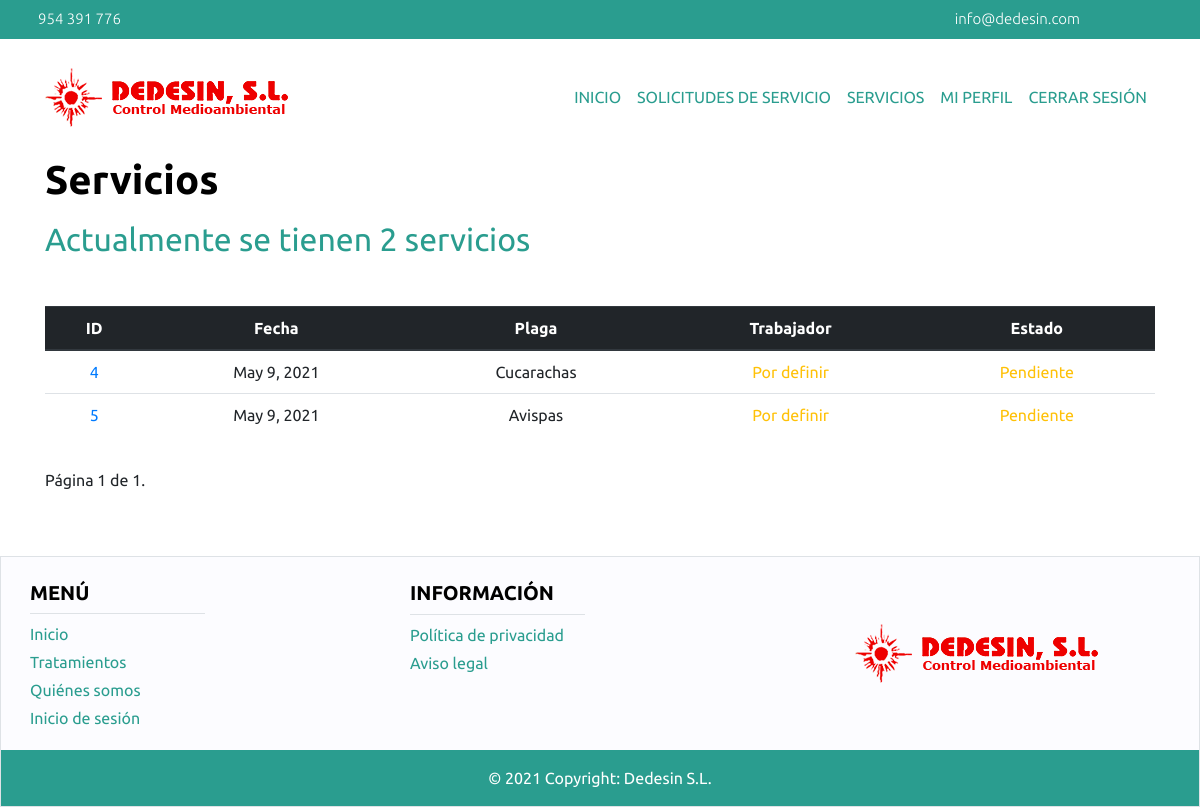
The app's page /cliente/servicio/ (signed in), older data.
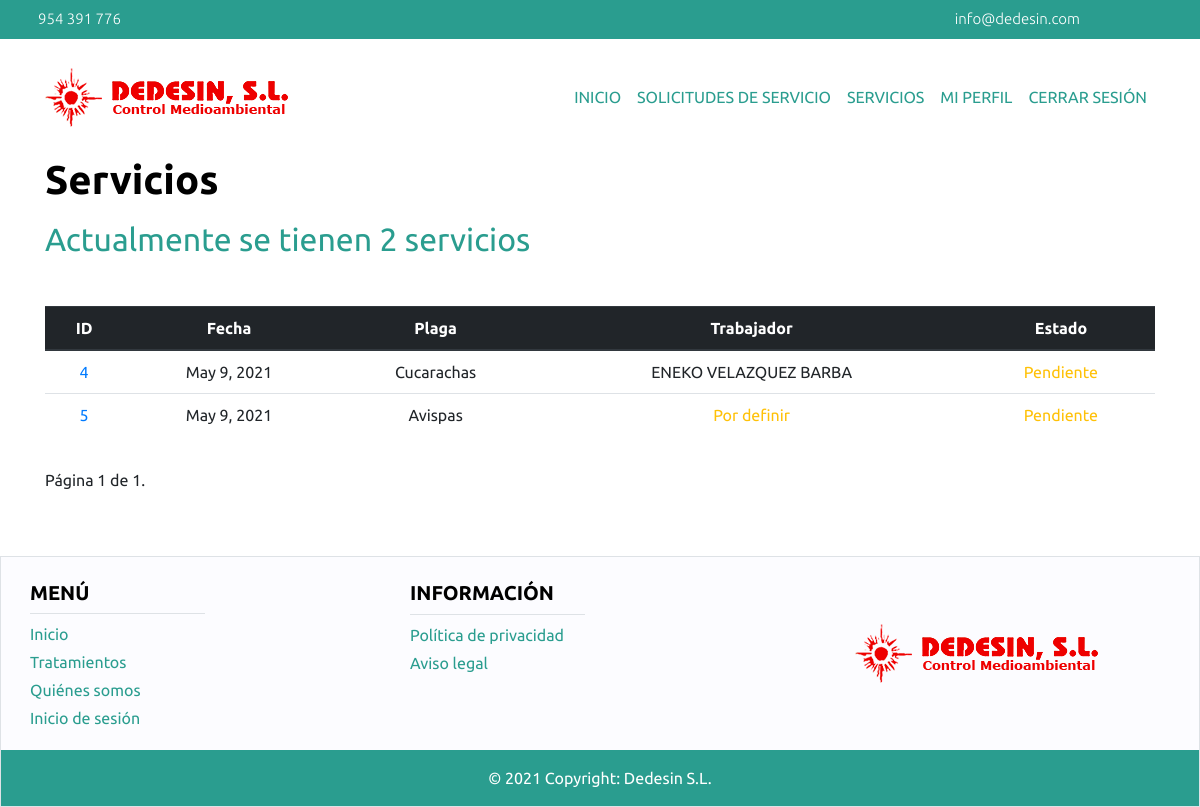
The same page, newer data.
### main/models.py (models this page shows, shortened)
class Servicio(models.Model):
    estado = models.CharField(choices=ESTADO_SERVICIO, default='pendiente', max_length=9)
    observaciones = models.TextField()
    solicitudServicio = models.OneToOneField(SolicitudServicio, on_delete=models.CASCADE)
    trabajador = models.ForeignKey(Trabajador, on_delete=models.CASCADE, default=None, null=True)
    factura = models.OneToOneField(Factura, on_delete=models.CASCADE, default=None, null=True)

class SolicitudServicio(models.Model):
    estado = models.CharField(choices=ESTADO_SOLICITUD, default='pendiente', max_length=9)
    fecha = models.DateField(default=None, null=True)
    observaciones = models.TextField()
    tratamiento = models.ForeignKey(Tratamiento, on_delete=models.CASCADE, default=None, null=True)
    plaga = models.ForeignKey(Plaga, on_delete=models.CASCADE)
    usuario = models.ForeignKey(User, on_delete=models.CASCADE)

class Plaga(models.Model):
    nombre = models.CharField(max_length=60)

class Trabajador(models.Model):
    cualificacion = models.TextField(max_length=254)
    vehiculo = models.OneToOneField(Vehiculo, on_delete=models.CASCADE, null=True)
    persona = models.OneToOneField(Persona, on_delete=models.CASCADE, default=None)

class Persona(models.Model):
    nombre = models.CharField(max_length=50)
    apellidos = models.CharField(max_length=80)
    dni = models.CharField(max_length=9, validators=[DNI_REGEX], unique=True)
    telefono = models.CharField(validators=[TELEFONO_REGEX], unique=True, max_length=9)
    usuario = models.OneToOneField(User, on_delete=models.CASCADE, default=None)

### main/cliente/views.py (the view)
# urls.py: path('servicio/', views.list_servicios_cliente),
@login_required
def list_servicios_cliente(request):
    if esCliente(request):
        usuario = User.objects.filter(username=request.user.username)[0]
        solicitudes = SolicitudServicio.objects.filter(usuario=usuario)
        solicitudes = solicitudes.order_by('-fecha')
        servicios = []
        for solicitud in solicitudes:
            servicio = Servicio.objects.filter(solicitudServicio=solicitud)
            if servicio:
                servicios.append(servicio[0])
        if servicios:
            paginator = Paginator(servicios, 10)
            page_number = request.GET.get('page')
            page_obj = paginator.get_page(page_number)
            return render(request, 'servicioCliente.html', {'page_obj': page_obj, 'num_servicios': len(servicios)})
        else:
            return render(request, 'servicioCliente.html')
    else:
        return redirect('/errorPermiso')

### main/cliente/views.py (called while the page is built)
def esCliente(request):
    try:
        persona = Persona.objects.filter(usuario=request.user)[0]
        cliente = Cliente.objects.filter(persona=persona)[0]
        return cliente
    except:
        return None

### main/cliente/templates/servicioCliente.html (shortened to what this page needs)
{% extends 'headerCliente.html' %} {% block contenido %} {% if num_servicios %}
<div class="container mb-5">
    <strong><h1 class="title">Servicios</h1></strong>
    <h2 class="subtitle mt-3 mb-5">
        Actualmente se tienen {{num_servicios}} servicios
    </h2>
    <table class="table text-center">
        <thead class="thead-dark">
        <tr>
            <th scope="col">ID</th>
            <th scope="col">Fecha</th>
            <th scope="col">Plaga</th>
            <th scope="col">Trabajador</th>
            <th scope="col">Estado</th>
        </tr>
        </thead>
        <tbody>
        {% for servicio in page_obj %}
        <tr>
            <td>
                <a class="text-decoration-none" href="show/{{servicio.id}}"
                >{{servicio.id}}</a
                >
            </td>
            <td>{{servicio.solicitudServicio.fecha}}</td>
            <td>{{servicio.solicitudServicio.plaga.nombre}}</td>
            {% if servicio.trabajador %}
            <td>
                {{servicio.trabajador.persona.nombre}}
                {{servicio.trabajador.persona.apellidos}}
            </td>
            {% else %}
            <td class="text-warning">Por definir</td>
            {% endif %} {% if servicio.estado.title == "Realizado" %}
            <td class="text-success">{{servicio.estado.title}}</td>
            {% else %}
            <td class="text-warning">{{servicio.estado.title}}</td>
            {% endif %}
        </tr>
        {% endfor %}
        </tbody>
    </table>
    <div class="pagination my-3">
        <div class="step-links container">
            <div class="current row my-3">
                Página {{ page_obj.number }} de {{ page_obj.paginator.num_pages }}.
            </div>
        </div>
    </div>
</div>
{% else %}
<div class="container mb-5">
    <strong><h1 class="title">Servicios</h1></strong>
    <h2 class="subtitle mt-3 mb-5">Actualmente no se tiene ningun servicio.</h2>
</div>
{% endif %} {% endblock %}

### main/cliente/templates/headerCliente.html (shortened to what this page needs)
{% load static %}
<head>
    <link rel="stylesheet" href="https://maxcdn.bootstrapcdn.com/bootstrap/4.0.0/css/bootstrap.min.css"
>
    <link href="{% static 'main/index.css' %}" rel='stylesheet' type='text/css'>
    <link href="https://kit-pro.fontawesome.com/releases/v5.15.2/css/pro.min.css" rel="stylesheet">
</head>
<body>
<nav id="nav-sup" class="navbar navbar-expand-lg bg-dedesin-primary text-white">
    <div class="container">
        <div class="row w-100">
            <div class="col-6 row justify-content-start">
                <p class="my-auto font-weight-light ml-2">954 391 776</p>
            </div>
            <div class="col-6 row justify-content-end">
                <p class="my-auto ml-2 ">info@dedesin.com</p>
            </div>
        </div>
    </div>
</nav>
<nav class="navbar navbar-expand-lg">
    <div class="container py-3">
        <a class="navbar-brand" href="/"><img src="{% static 'main/images/logo00.png' %}" alt="">
        </img></a>
          <div class="collapse navbar-collapse" id="navbarSupportedContent">
            <ul class="navbar-nav ml-auto">
                <li class="nav-item">
                    <a class="nav-link" href="/cliente">Inicio</a>
                </li>
                <li class="nav-item">
                    <a class="nav-link" href="/cliente/solicitudServicio">Solicitudes de servicio</a>
                </li>
                <li class="nav-item">
                    <a class="nav-link" href="/cliente/servicio">Servicios</a>
                </li>
                <li class="nav-item">
                    <a class="nav-link" href="/cliente/miPerfil">Mi perfil</a>
                </li>
                <li class="nav-item">
                    <a class="nav-link" href="/cliente/cerrarSesion">Cerrar sesión</a>
                </li>
            </ul>
        </div>
    </div>
</nav>
{% block contenido %}
{% endblock %}
</body>
<footer class="border border-top text-white text-center text-lg-start">
    <div class="container">
        <div class="row my-3">
            <div class="col-lg-4">
                <div class="row w-50 border-bottom my-2">
                    <h5 class="text-uppercase title">Menú</h5>
                </div>
                <div class="row my-1">
                    <a href="/" class="text-decoration-none subtitle">Inicio</a>
                </div>
                <div class="row my-1">
                    <a href="/" class="text-decoration-none subtitle">Tratamientos</a>
                </div>
                <div class="row my-1">
                    <a href="#" class="text-decoration-none subtitle">Quiénes somos</a>
                </div>
                <div class="row my-1">
                    <a href="/login" class="text-decoration-none subtitle">Inicio de sesión</a>
                </div>
            </div>
            <div class="col-lg-4">
                <div class="row w-50 border-bottom my-2">
                    <h5 class="text-uppercase title">Información</h5>
                </div>
                <div class="row my-1">
                    <a href="#" class="text-decoration-none subtitle">Política de privacidad</a>
                </div>
                <div class="row my-1">
                    <a href="#" class="text-decoration-none subtitle">Aviso legal</a>
                </div>
            </div>
            <div class="col-lg-4 my-auto">
                <img src="{% static 'main/images/logo00.png' %}" class="img-fluid" alt=""/>
            </div>
        </div>
    </div>
    <div class="text-center text-white bg-dedesin-primary p-3">
        © 2021 Copyright: Dedesin S.L.
    </div>
</footer>

### static/main/index.css (style rules this page uses)
footer { background-color: #fcfcff; }
body { font-family: "Ubuntu", sans-serif; }
.title { color: black; font-weight: 700; font-size: 4 rem; }
.subtitle { color: #2a9d8f; font-weight: 400; font-size: 2.25 rem; }
.bg-dedesin-primary { background-color: #2a9d8f; }
#nav-sup { font-weight: 200; font-size: 15px; }
.nav-link, .dropdown-item { color: 2a9d8f; text-transform: uppercase; }

Row changes from the older to the newer data that the page shows:
changed Servicio "Cucarachas": trabajador.persona.nombre (not shown) → "ENEKO"; trabajador.persona.apellidos (not shown) → "VELAZQUEZ BARBA"; no longer shows "Por definir"
